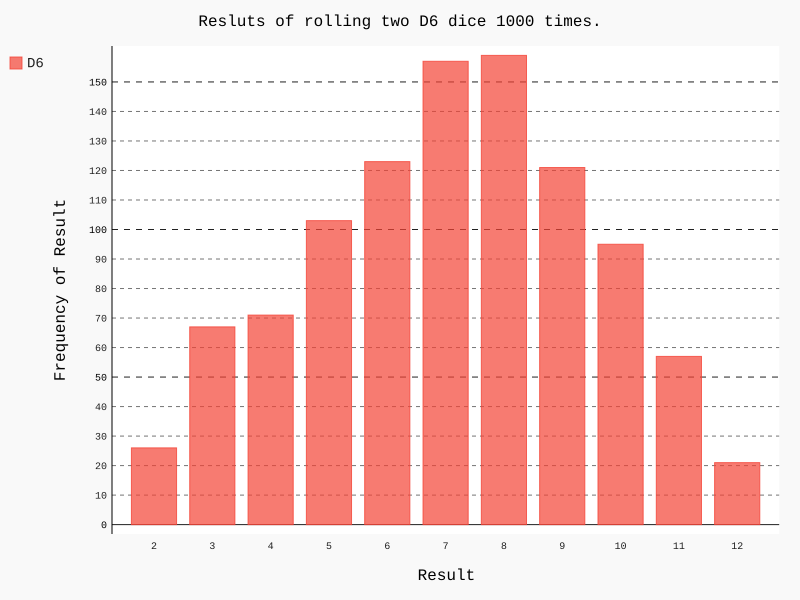

Write the Python code that produced this figure.
from die import Die
import pygal

# 创建一个D6
die_1 = Die()
die_2 = Die()

# 掷几次骰子，并将结果存储在一个列表中
results = []
for roll_num in range(1000):
    result = die_1.roll() + die_2.roll()
    results.append(result)

# 分析结果
frequencies = []
max_result = die_1.number_sides + die_2.number_sides
for value in range(2, max_result + 1):
    frequencie = results.count(value)
    frequencies.append(frequencie)

# 对结果进行可视化
hist = pygal.Bar()

hist.title = "Resluts of rolling two D6 dice 1000 times."
hist.x_labels = ['2', '3', '4', '5', '6', '7', '8', '9', '10', '11', '12']
hist.x_title = "Result"
hist.y_title = "Frequency of Result"
hist.add('D6', frequencies)
hist.render_to_file('dice_visual.svg')
print(frequencies)
